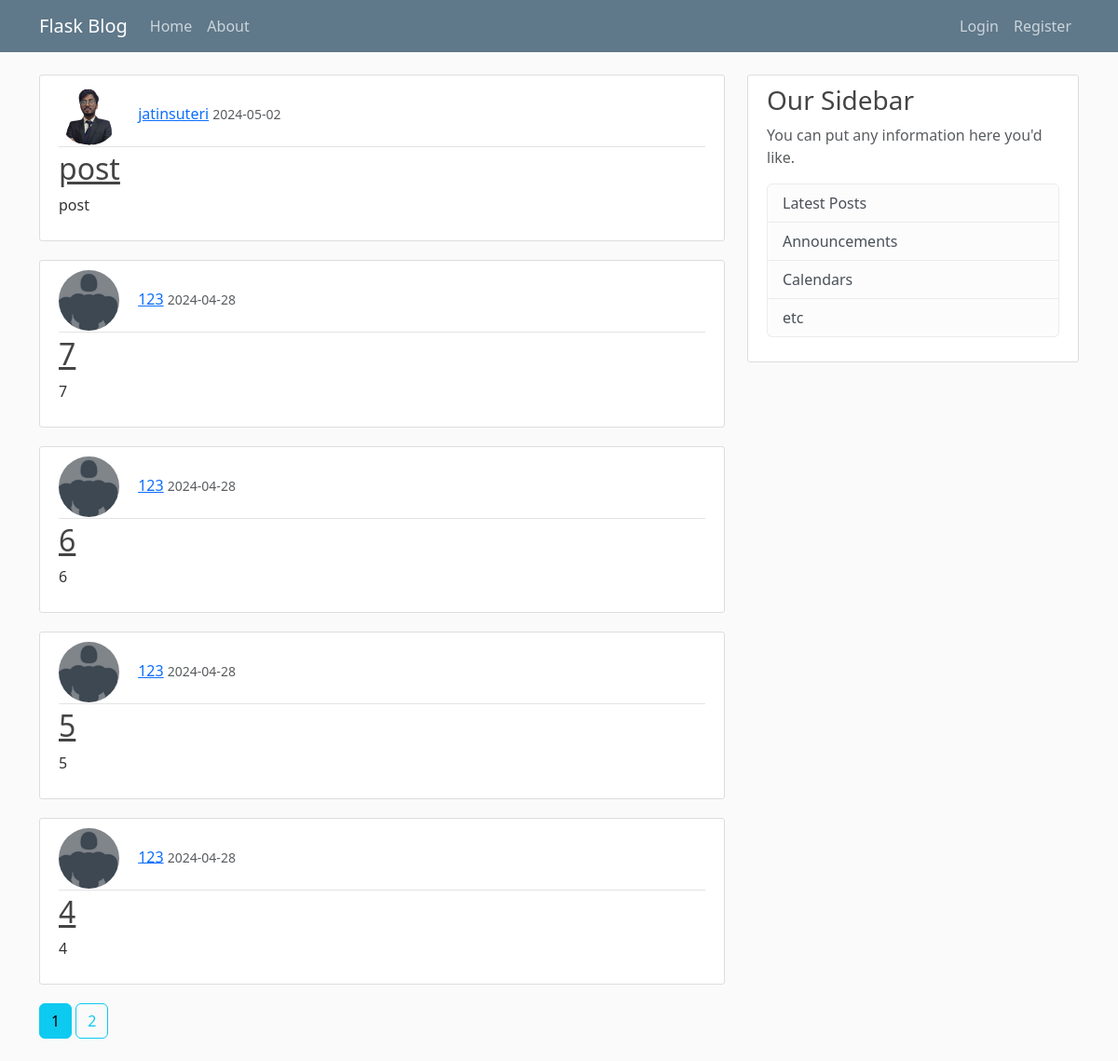
The page /home on the database its author committed.
### flaskblog/models.py (models this page shows, shortened)
class Post(db.Model):
    id = db.Column(db.Integer, primary_key=True)
    title = db.Column(db.String(100), nullable=False)
    date_posted = db.Column(db.DateTime, nullable=False, default=datetime.now)
    content = db.Column(db.Text, nullable=False)
    user_id = db.Column(db.Integer, db.ForeignKey('user.id'), nullable=False)

class User(db.Model,UserMixin):
    id = db.Column(db.Integer, primary_key = True)
    username = db.Column(db.String(20), unique = True, nullable = False)
    email = db.Column(db.String(120), unique = True, nullable = False)
    password = db.Column(db.String(60), nullable = False)
    posts = db.relationship('Post', backref = 'author', lazy = True)
    image_file = db.Column(db.String(20), nullable=False, default='default.png')

### flaskblog/main/routes.py (the view)
@main.route('/')
@main.route('/home')
def home():
    page = request.args.get('page',1,type=int)
    posts = Post.query.order_by(Post.date_posted.desc()).paginate(page=page, per_page=5)
    return render_template('home.html',page = page,posts=posts)

### flaskblog/templates/home.html
{% extends "layout.html" %}
{% block content %}
    {% for post in posts.items %}
        <article class="media content-section">
          <div class="media-body">
            <div class="article-metadata">
              <img class="rounded-circle article-img" src="{{ url_for('static', filename='profile_pics/' + post.author.image_file) }}">
              <a class="mr-2" href="{{ url_for('users.user_posts', username=post.author.username) }}">{{ post.author.username }}</a>
              <small class="text-muted">{{ post.date_posted.strftime('%Y-%m-%d') }}</small>
            </div>
            <h2><a class="article-title" href="{{ url_for('posts.post', post_id=post.id) }}">{{ post.title }}</a></h2>
            <p class="article-content">{{ post.content }}</p>
          </div>
        </article>
    {% endfor %}
    {% for page_num in posts.iter_pages(left_edge=1, right_edge=1, left_current=1, right_current=2) %}
      {% if page_num %}
        {% if posts.page == page_num %}
          <a class="btn btn-info mb-4" href="{{ url_for('main.home', page=page_num) }}">{{ page_num }}</a>
        {% else %}
          <a class="btn btn-outline-info mb-4" href="{{ url_for('main.home', page=page_num) }}">{{ page_num }}</a>
        {% endif %}
      {% else %}
        ...
      {% endif %}
    {% endfor %}
{% endblock content %}

### flaskblog/static/main.css (style rules this page uses)
body { background: #fafafa; color: #333333; margin-top: 5rem; }
h1, h2, h3, h4, h5, h6 { color: #444444; }
.content-section { background: #ffffff; padding: 10px 20px; border: 1px solid #dddddd; border-radius: 3px; margin-bottom: 20px; }
.article-title { color: #444444; }
.article-content { white-space: pre-line; }
.article-img { height: 65px; width: 65px; margin-right: 16px; }
.article-metadata { padding-bottom: 1px; margin-bottom: 4px; border-bottom: 1px solid #e3e3e3 }

### rows shown on the page
Post: image_file (picture), author.username "jatinsuteri", date_posted "2024-05-02", title "post", content "post"
Post: image_file (placeholder picture), author.username "123", date_posted "2024-04-28", title "7", content "7"
Post: image_file (placeholder picture), author.username "123", date_posted "2024-04-28", title "6", content "6"
Post: image_file (placeholder picture), author.username "123", date_posted "2024-04-28", title "5", content "5"
Post: image_file (placeholder picture), author.username "123", date_posted "2024-04-28", title "4", content "4"

### other values the page prints
{{ page_num }} "1"
{{ page_num }} "2"
